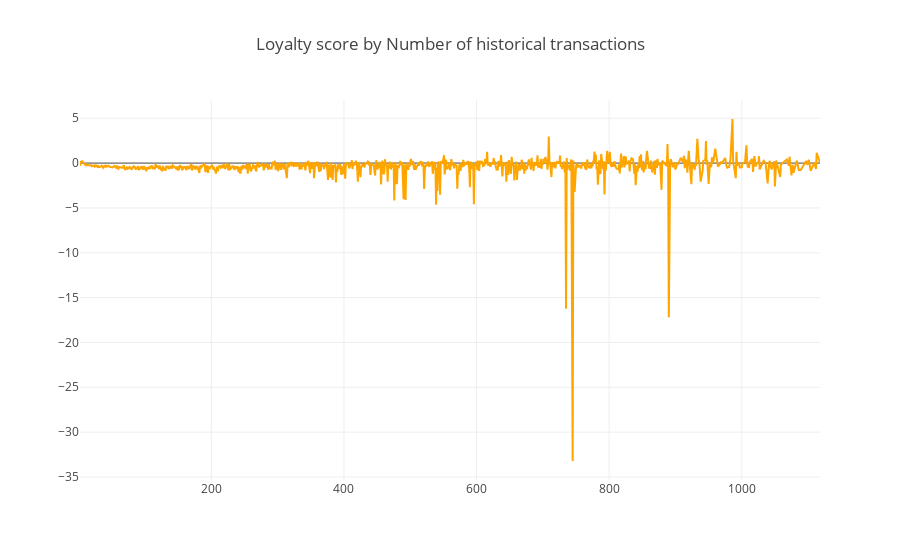

Here is the notebook cell this chart was saved with:
### Code cell
cnt_srs = train_df.groupby("num_hist_transactions")[target_col].mean()
cnt_srs = cnt_srs.sort_index()
cnt_srs = cnt_srs[:-50]

def scatter_plot(cnt_srs, color):
    trace = go.Scatter(
        x=cnt_srs.index[::-1],
        y=cnt_srs.values[::-1],
        showlegend=False,
        marker=dict(
            color=color,
        ),
    )
    return trace

trace = scatter_plot(cnt_srs, "orange")
layout = dict(
    title='Loyalty score by Number of historical transactions',
    )
data = [trace]
fig = go.Figure(data=data, layout=layout)
py.iplot(fig, filename="Histtranscnt")

### Figure 1 — Plotly figure (JSON) as saved in the notebook; plotly's stock layout.template omitted (floating-point values rounded to 4 significant figures; data arrays with more than 128 entries replaced by an {"elided": "..."} marker saying what was removed)
{"data": [{"marker": {"color": "orange"}, "showlegend": false, "x": {"elided": "973 int values"}, "y": {"elided": "973 float values"}, "type": "scatter", "uid": "9bae540f-f06d-411c-aa2b-2ac5943011c8"}], "layout": {"title": "Loyalty score by Number of historical transactions"}}
